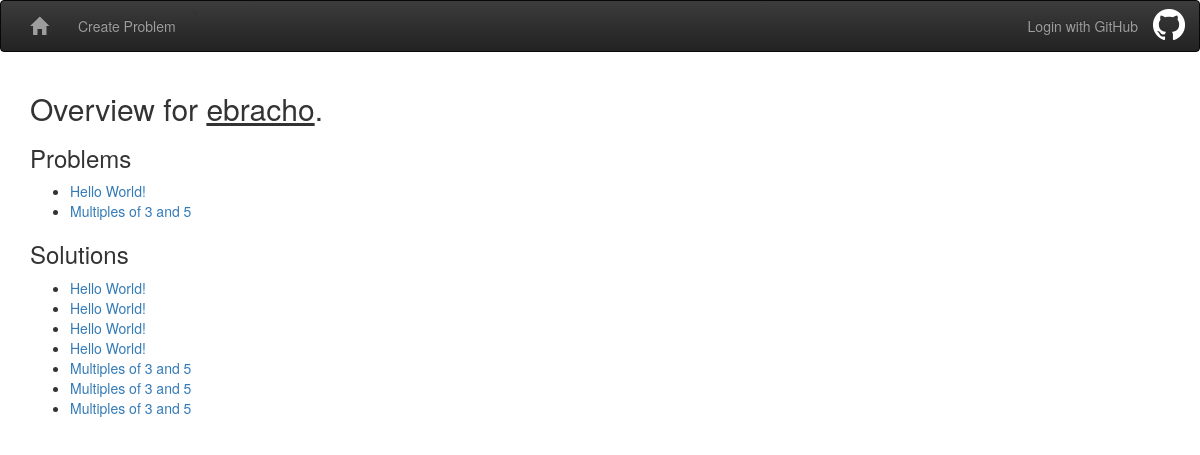
Screenshot of /user/ebracho with the database file from the repository.
### models.py (models this page shows, shortened)
class Problem(Base):
    __tablename__ = 'problems'
    id = Column(Integer, primary_key=True)
    user_id = Column(String)
    submission_time = Column(DateTime, default=datetime.utcnow)
    title = Column(String)
    prompt = Column(String)
    test_input = Column(String)
    test_output = Column(String)
    timeout = Column(Integer, default=3)

class Solution(Base):
    __tablename__ = 'solutions'
    id = Column(Integer, primary_key=True)
    user_id = Column(String)
    submission_time = Column(DateTime, default=datetime.utcnow)
    problem_id = Column(Integer, ForeignKey('problems.id'))
    language = Column(String)
    source = Column(String)
    verification = Column(String) # Status string returned by verify.verify
    problem = relationship('Problem')
    def verify(self):
        Solution._verify(self.id)
    _verify_sem = eventlet.semaphore.Semaphore(4)

### riker.py (the view)
@app.route('/user/<user_id>', methods=['GET'])
def view_user(user_id):
    db_session = get_db_session()
    problems = (
        db_session.query(Problem)
        .filter(Problem.user_id==user_id)
        .all()
    )
    solutions = (
        db_session.query(Solution)
        .filter(Solution.user_id==user_id)
        .all()
    )
    return render_template(
        'user.html', user_id=user_id, problems=problems, solutions=solutions)

### riker.py (called while the page is built)
def get_db_session():
    if not hasattr(g, 'db_session'):
        g.db_session = DBSession()
    return g.db_session

def close_db_session():
    if hasattr(g, 'db_session'):
        g.db_session.commit()
        g.db_session.close()
        delattr(g, 'db_session')

@app.after_request
def after_request(response):
    close_db_session()
    return response

### templates/user.html
{% extends "base.html" %}
{% block body %}
<h2>Overview for <u>{{ user_id }}</u>.</h2>
<div>
  <h3>Problems</h3>
  <ul>
    {% for problem in problems %}
    <li><a href="{{ url_for('view_problem', problem_id=problem.id) }}">{{ problem.title }}</a></li>
    {% else %}
    <li>No problems found</li>
    {% endfor %}
  </ul>
</div>
<div>
  <h3>Solutions</h3>
  <ul>
    {% for solution in solutions %}
    <li><a href="{{ url_for('view_solution', problem_id=solution.problem_id, solution_id=solution.id) }}">{{ solution.problem.title }}</a></li>
    {% else %}
    <li>No solutions found</li>
    {% endfor %}
  </ul>
</div>
{% endblock %}

### templates/base.html (shortened to what this page needs)
<head>
  <link rel="stylesheet" type="text/css" href="/static/css/style.css"/>
</head>
<body>
  <nav class="navbar navbar-inverse">
    <div class="container">
      <a class="navbar-brand" href="{{ url_for('home') }}">
        <span class="glyphicon glyphicon-home"></span>
      </a>
      <ul class="nav navbar-nav navbar-left">
        <li><a class="nav-item nav-link" href="{{ url_for('problem_form') }}">Create Problem</a></li>
      </ul>
      {% if 'logged_in_user' in session %}
      <form class="navbar-form navbar-right" action="{{ url_for('logout') }}" method="post">
        <button class="btn btn-inverted" type="submit">Logout</button>
      </form>
      <ul class="nav navbar-nav navbar-right">
        <li><p class="navbar-text">Logged in as <a class="navbar-link" href="{{ url_for('view_user', user_id=session['logged_in_user']) }}">{{ session['logged_in_user'] }}</a></p></li>
      </ul>
      {% else %}
      <ul class = "nav navbar-nav navbar-right">
        <li><a href="{{ url_for('login', redirect_url=request.url) }}">Login with GitHub</a></li>
        <li><img style="margin-top: 8px" src="/static/images/GitHub-Mark-Light-32px.png"></img></li>
      </ul>
      {% endif %}
    </div>
  </nav>
  <div class="container">
    {% block body %}
    {% endblock %}
  </div>
  <link rel="stylesheet"
    href="https://maxcdn.bootstrapcdn.com/bootstrap/3.3.7/css/bootstrap.min.css"
>
  <link rel="stylesheet"
    href="https://maxcdn.bootstrapcdn.com/bootstrap/3.3.7/css/bootstrap-theme.min.css"
>
</body>

### static/css/style.css (style rules this page uses)
body { padding-bottom: 30px; }

### rows the page displays
Problem: title "Hello World!"
Problem: title "Multiples of 3 and 5"
Solution: problem "Hello World!"
Solution: problem "Hello World!"
Solution: problem "Hello World!"
Solution: problem "Hello World!"
Solution: problem "Multiples of 3 and 5"
Solution: problem "Multiples of 3 and 5"
Solution: problem "Multiples of 3 and 5"

### other values shown
{{ user_id }} "ebracho"
